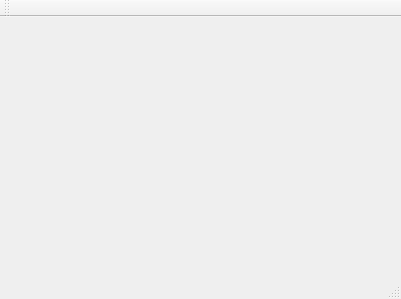
<?xml version="1.0" encoding="UTF-8"?>
<ui version="4.0">
 <class>MainWindow</class>
 <widget class="QMainWindow" name="MainWindow">
  <property name="geometry">
   <rect>
    <x>0</x>
    <y>0</y>
    <width>401</width>
    <height>299</height>
   </rect>
  </property>
  <property name="windowTitle">
   <string>MainWindow</string>
  </property>
  <widget class="QWidget" name="centralWidget">
   <widget class="QWidget" name="">
    <property name="geometry">
     <rect>
      <x>60</x>
      <y>70</y>
      <width>291</width>
      <height>22</height>
     </rect>
    </property>
    <layout class="QHBoxLayout" name="horizontalLayout">
     <item>
      <spacer name="horizontalSpacer">
       <property name="orientation">
        <enum>Qt::Horizontal</enum>
       </property>
       <property name="sizeHint" stdset="0">
        <size>
         <width>68</width>
         <height>20</height>
        </size>
       </property>
      </spacer>
     </item>
     <item>
      <widget class="QSplitter" name="splitter">
       <property name="orientation">
        <enum>Qt::Horizontal</enum>
       </property>
       <widget class="QLabel" name="label">
        <property name="text">
         <string>TextLabel</string>
        </property>
       </widget>
       <widget class="QLineEdit" name="lineEdit"/>
      </widget>
     </item>
     <item>
      <spacer name="horizontalSpacer_2">
       <property name="orientation">
        <enum>Qt::Horizontal</enum>
       </property>
       <property name="sizeHint" stdset="0">
        <size>
         <width>138</width>
         <height>20</height>
        </size>
       </property>
      </spacer>
     </item>
    </layout>
   </widget>
  </widget>
  <widget class="QMenuBar" name="menuBar">
   <property name="geometry">
    <rect>
     <x>0</x>
     <y>0</y>
     <width>401</width>
     <height>21</height>
    </rect>
   </property>
  </widget>
  <widget class="QToolBar" name="mainToolBar">
   <attribute name="toolBarArea">
    <enum>TopToolBarArea</enum>
   </attribute>
   <attribute name="toolBarBreak">
    <bool>false</bool>
   </attribute>
  </widget>
  <widget class="QStatusBar" name="statusBar"/>
 </widget>
 <layoutdefault spacing="6" margin="11"/>
 <resources/>
 <connections/>
</ui>
